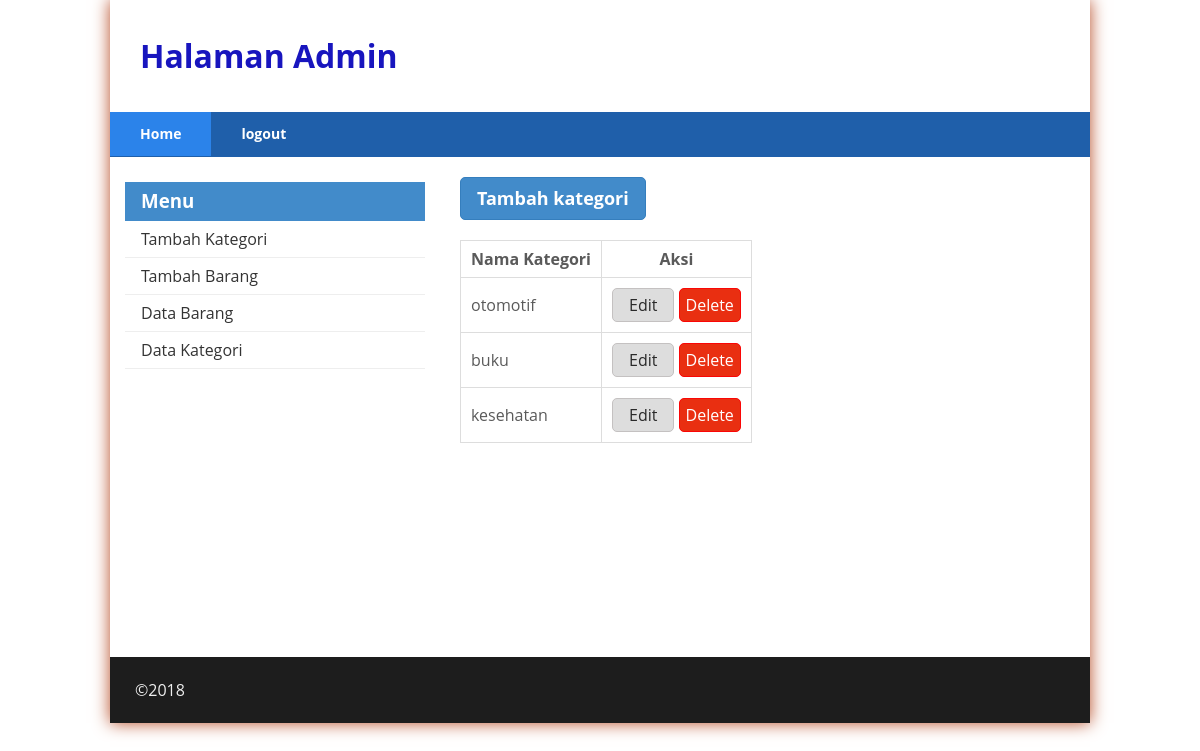
The page /admin/kategori.php on the database its author committed.
### tables this page shows
CREATE TABLE `kategori` (
  `id_kategori` int(11) NOT NULL,
  `nama_kategori` varchar(45) DEFAULT NULL
);

### admin/kategori.php (the view, shortened to what this page needs)
<?php
include_once 'koneksi.php';
$sql='SELECT * FROM kategori';
$result = mysqli_query($conn, $sql);
include('header.php');
include('sidebar.php');
?>
<div class="content_a">
	<div class="main">
		<?php
		echo '<a href="form_kategori.php" class="btn btn-large"> Tambah kategori</a>';
		?>
		<table>
			<th> Nama Kategori </th>
			<th>Aksi</th>
			<?php while ($row =mysqli_fetch_array($result)):?>
			<tr>
				<td> <?php echo $row['nama_kategori']; ?></td>
				<td>
					<a class="btn btn-default" href="edit_kategori.php?id=<?php echo $row['id_kategori'];?>">Edit</a>
					<a class="btn btn-alert" onclick="return confirm('Yakin akan Menghapus data?');"
					href="hapus_kategori.php?id=<?php echo $row['id_kategori'];?>">Delete</a>
				</td>
			</tr>
		<?php endwhile; ?>
		</table>
	</div>
</div>
<?php
include('footer.php');
?>

### admin/style.css (style rules this page uses)
* { margin: 0; padding: 0; }
body { line-height:1; font-size:100%; font-family:'Open Sans', sans-serif; color:#5a5a5a; }
.content_a { float:right; width:650px; height: 500px; overflow:scroll; background-color: #ffffff; }
.btn { border:1px solid #c4c1c1; padding:5px 10px; background-color:#ddd; text-decoration:none; display:inline-block; border-radius:5px; }
.btn-large { font-size:18px; line-height:25px; padding:8px 16px; font-weight:bold; color:#fff; border-color:#357ebd; background-color:#428bca; }
.btn-default { color:#292929; padding:8px 16px; }
.btn-alert { padding: 8px 6px; background-color: #E92F11; color: #ffffff; border-color: #FA0606; }
.main { padding: 20px; }
table { border-collapse:collapse; border-spacing:0; margin:20px 0; }
table th, table td { padding: 10px; border:1px solid #ddd; }

### rows shown on the page
kategori: nama_kategori "otomotif"
kategori: nama_kategori "buku"
kategori: nama_kategori "kesehatan"
